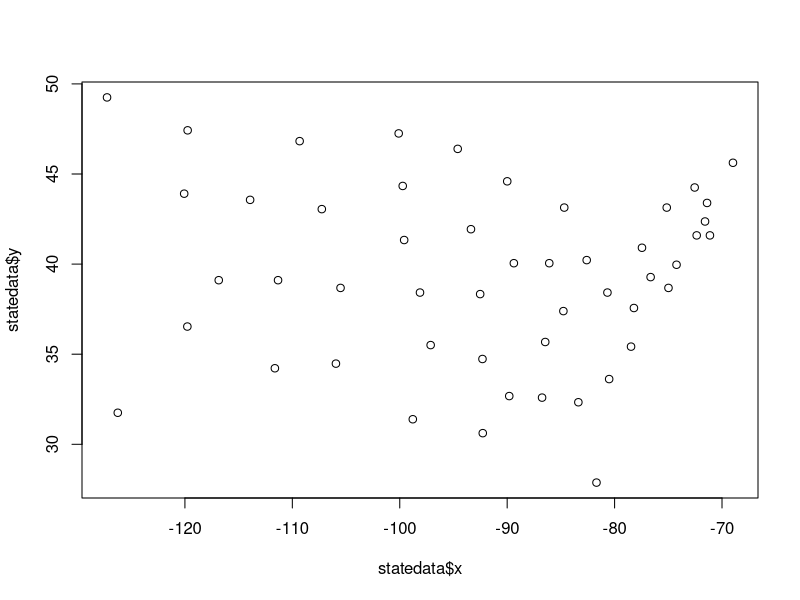
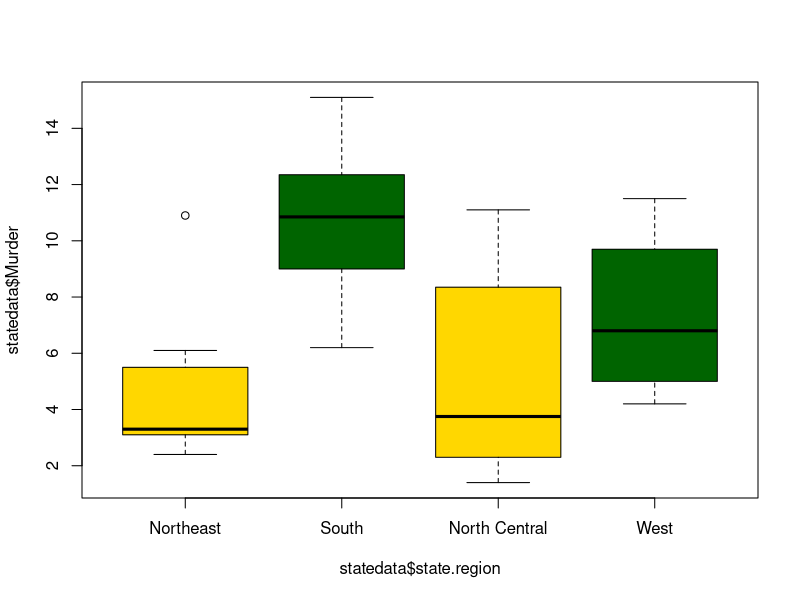
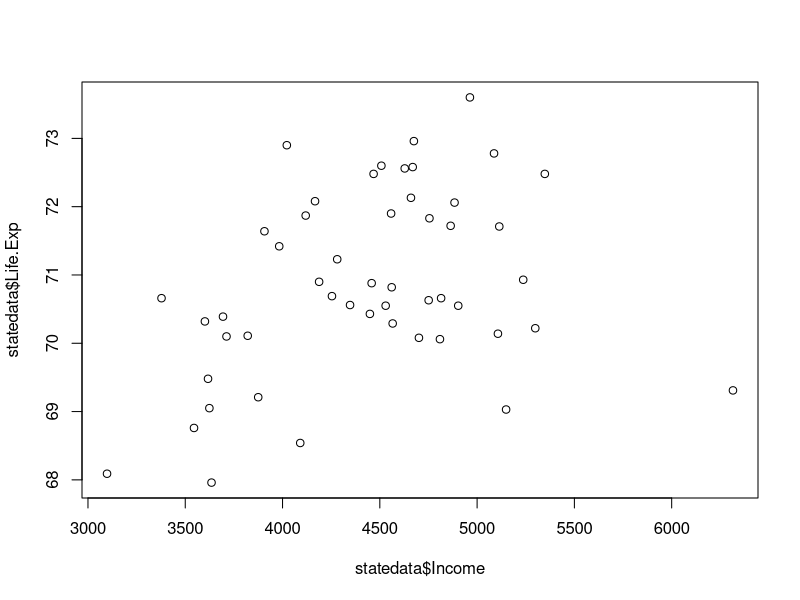

Write R code to recreate these figures, in order.
# Author: Savio Abuga
setwd("/Users/savioabuga/Documents/Study/AnalyticsEdge/")

data(state)

statedata = cbind(data.frame(state.x77), state.abb, state.area, state.center,  state.division, state.name, state.region)

plot(statedata$x, statedata$y)

str(statedata)

tapply(statedata$HS.Grad, statedata$state.region, sum)

boxplot(statedata$Murder ~ statedata$state.region,  col=(c("gold","darkgreen")))

NorthEast = subset(statedata, state.region == "Northeast")
nrow(statedata)

NorthEast

NorthEast$state.name[which.max(NorthEast$Murder)]

# Creating Regression Model

Model1 = lm(Life.Exp ~ Population + Income + Illiteracy + Murder + HS.Grad + Frost, data = statedata)

summary(Model1)

# Correlation of Income and Life Expectancy

plot(statedata$Income, statedata$Life.Exp)

cor(statedata$Income, statedata$Life.Exp)

# Model without Area
# Area has the highest P Value

Model2 = lm(Life.Exp ~ Population + Income + Illiteracy + Murder + HS.Grad + Frost, data = statedata)

summary(Model1)

# Model without Illiteracy
# Illiteracy has the 2nd highest P Value

Model3 = lm(Life.Exp ~ Population + Income + Murder + HS.Grad + Frost, data = statedata)

summary(Model1)


# Model without Income
# Income has the 3rd highest P Value

Model4 = lm(Life.Exp ~ Population + Frost + Murder + HS.Grad, data = statedata)

summary(Model1)

# Using the model
statedata$predictions = predict(Model4)
statedata$state.name[which.min(statedata$predictions)]
statedata$state.name[which.min(statedata$Life.Exp)]


statedata$state.name[which.max(statedata$predictions)]
statedata$state.name[which.max(statedata$Life.Exp)]

statedata$residuals = abs(statedata$predictions - statedata$Life.Exp)
statedata$state.name[which.min(statedata$residuals)]
statedata$state.name[which.max(statedata$residuals)]
